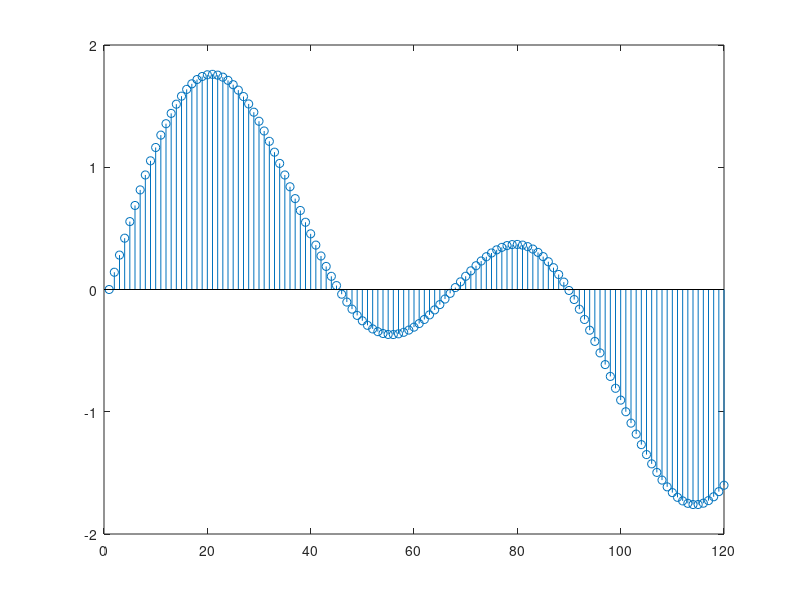
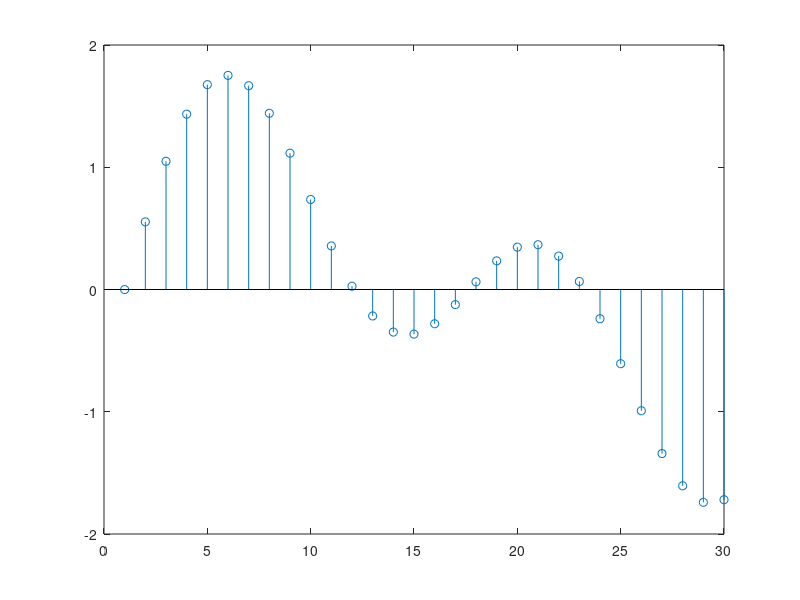

MATLAB code for these plots, in order:

x = 0:pi/4:2*pi;
v = sin(x);
xq = 0:pi/16:2*pi;
%figure
%vq1 = interp1(x,v,xq);
%vq1 = interp1(x,v,xq);
%plot(x,v,'o',xq,vq1,':.');
%xlim([0 2*pi]);
%title('(Default) Linear Interpolation');
figure
vq2 = interp1(x,v,xq,'spline');
plot(x,v,'o',xq,vq2,':.');
xlim([0 2*pi]);
t = 0:.00025:1; % Time vector
x = sin(2*pi*30*t) + sin(2*pi*60*t);
y = decimate(x,4);
stem(x(1:120)), axis([0 120 -2 2]) % Original signal

figure
stem(y(1:30)) % Decimated signal

